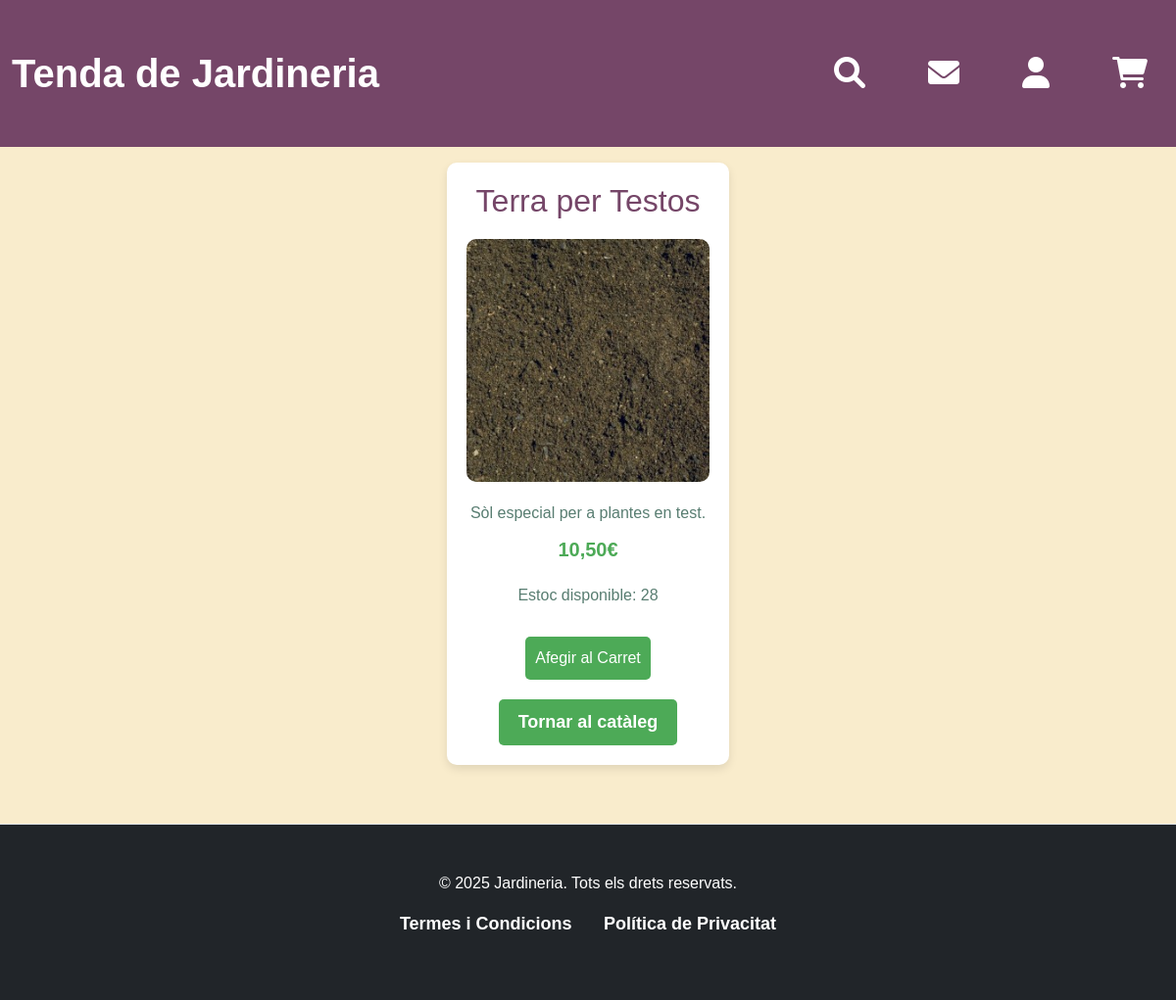
The app's page /public/productes/show.php?id=22 with its own data.
### tables this page shows
CREATE TABLE `productes` (
  `id` int(11) NOT NULL,
  `nom` varchar(255) NOT NULL,
  `descripcio` text NOT NULL,
  `preu` decimal(10,2) NOT NULL CHECK (`preu` >= 0),
  `estoc` int(11) NOT NULL CHECK (`estoc` >= 0),
  `categoria` enum('Plantes i llavors','Terra i adobs','Ferramentes','Prueba 1') DEFAULT NULL,
  `imatge` varchar(255) DEFAULT NULL,
  `detalls` varchar(200) DEFAULT NULL
);

### app/Core/Response.php (called while the page is built, shortened)
<?php
class Response
{
    public static function view(string $view, array $data = []): void
    {
        try {
            extract($data);
            $content = self::loadView($view, $data);
        } catch (\Throwable $e) {
            Debug::log("ERROR in view rendering: " . $e->getMessage());
            Debug::log("Stack trace: " . $e->getTraceAsString());
            throw $e;
        }
    }
    public static function loadView(string $view, array $data = []): string
    {
        try {
            $filePath = self::getViewPath($view);
            extract($data);
            require $filePath;
            $html = ob_get_clean();
            return $html;
        } catch (\Throwable $e) {
            if (ob_get_level() > 0) {
                ob_end_clean();
            }
            Debug::log("ERROR in loadView: " . $e->getMessage());
            Debug::log("Stack trace: " . $e->getTraceAsString());
            throw $e;
        }
    }
    private static function getViewPath(string $view): string
    {
        $ds = DIRECTORY_SEPARATOR;
        if (function_exists('project_path')) {
            $basePath = project_path("resources{$ds}views{$ds}");
        } else {
            $basePath = dirname(__DIR__, 2) . "{$ds}resources{$ds}views{$ds}";
        }
        $viewPath = str_replace('.', $ds, $view);
        $phpPath = $basePath . "{$viewPath}.php";
        if (file_exists($phpPath)) {
            return $phpPath;
        }
        throw new \RuntimeException("La vista '{$view}' no fue encontrada.");
    }
}

### app/Core/helpers.php (called while the page is built, shortened)
<?php
function view(string $view, array $data = []): void
{
    try {
        Response::view($view, $data);
    } catch (\Throwable $e) {
        if (class_exists('\\App\\Core\\Debug')) {
            \App\Core\Debug::log("ERROR in helper view(): " . $e->getMessage());
            \App\Core\Debug::log("Stack trace: " . $e->getTraceAsString());
        }
        throw $e;
    }
}
function imageUrl(?string $imageName, int $width = 300, int $height = 300): string
{
    $imagePath = project_path('public/images/' . $imageName);
    if (file_exists($imagePath)) {
        return BASE_URL . '/images/' . $imageName;
    }
    return "/placeholder.svg?height={$height}&width={$width}";
}
function project_path(string $path = ''): string
{
    $rootDir = null;
    if (basename(dirname(__DIR__)) === 'app' && basename(__DIR__) === 'Core') {
        $rootDir = dirname(__DIR__, 2);
    }
    elseif (basename(__DIR__) === 'public') {
        $rootDir = dirname(__DIR__);
    }
    elseif (basename(__DIR__) === 'bootstrap') {
        $rootDir = dirname(__DIR__);
    }
    elseif (defined('PROJECT_ROOT')) {
        $rootDir = PROJECT_ROOT;
    }
    $rootDir = str_replace('\\', '/', $rootDir);
    $path = str_replace('\\', '/', $path);
    $fullPath = $rootDir . ($path ? '/' . ltrim($path, '/') : '');
    return $fullPath;
}

### app/Http/Controllers/ProducteController.php (called while the page is built, shortened)
<?php
class ProducteController {
    public function show(string $id)
    {
        $producte = Producte::findOrFail($id);
        view('productes.show', compact('producte'));
    }
}

### public/productes/show.php (called while the page is built, shortened)
<?php
require_once __DIR__ . '/../../app/Http/Controllers/ProducteController.php';
try {
    $id = (new Request())->id;
    (new ProducteController())->show($id);
} catch (Throwable $e) {
    ErrorHandler::handle($e);
}

### app/Core/Model.php (called while the page is built, shortened)
<?php
class Model
{
    protected static string $table;
    protected static array $fillable;
    protected static array $aggregates;
    protected static array $pivots;
    protected static array $relations;
    protected array $attributes = [];
    public function __get($property)
    {
        if (property_exists($this, $property)) {
            return $this->$property;
        }
        if (array_key_exists($property, $this->attributes)) {
            return $this->attributes[$property];
        }
        return null;
    }
    public function __set($property, $value)
    {
        if ($property === 'id') {
            $this->$property = (int) $value;
        } elseif (
            in_array($property, static::$fillable ?? []) ||
            in_array($property, static::$relations ?? []) ||
            in_array($property, static::$aggregates ?? []) ||
            in_array($property, static::$pivots ?? [])
        ) {
            $this->attributes[$property] = $value;
        } else {
            throw new \RuntimeException("La propiedad '$property' no está permitida en el modelo.");
        }
    }
    public static function find(int $id): ?static
    {
        $sql = "SELECT * FROM " . static::$table . " WHERE id = :id";
        $params = [':id' => $id];
        return DB::selectOne(static::class, $sql, $params);
    }
    public static function findOrFail(int $id): static
    {
        $model = self::find($id);
        return $model;
    }
}

### app/Core/DB.php (called while the page is built, shortened)
<?php
class DB
{
    private static ?PDO $connection = null;
    private static array $config = [];
    public static function connection(): PDO
    {
        if (self::$connection === null) {
            self::$config = require project_path('config/db.php');
            $dsn = "mysql:host=" . self::$config['host'] . ";dbname=" . self::$config['database'] . ";charset=utf8mb4";
            $options = [
                PDO::ATTR_ERRMODE => PDO::ERRMODE_EXCEPTION,
                PDO::ATTR_DEFAULT_FETCH_MODE => PDO::FETCH_ASSOC,
                PDO::ATTR_EMULATE_PREPARES => false,
            ];
            try {
                self::$connection = new PDO($dsn, self::$config['username'], self::$config['password'], $options);
            } catch (PDOException $e) {
                throw new PDOException($e->getMessage(), (int)$e->getCode());
            }
        }
        return self::$connection;
    }
    public static function selectOne(string $class, string $query, array $params = []): ?object
    {
        $stmt = self::prepare($query, $params);
        $stmt->execute();
        $stmt->setFetchMode(PDO::FETCH_CLASS, $class);
        $result = $stmt->fetch();
        return $result === false ? null : $result;
    }
    public static function prepare(string $query, array $params = []): PDOStatement
    {
        $stmt = self::connection()->prepare($query);
        $isAssoc = !empty($params) && array_keys($params) !== range(0, count($params) - 1);
        if ($isAssoc) {
            foreach ($params as $key => $param) {
                $type = match (gettype($param)) {
                    'boolean' => PDO::PARAM_BOOL,
                    'integer' => PDO::PARAM_INT,
                    'NULL' => PDO::PARAM_NULL,
                    default => PDO::PARAM_STR,
                };
                $paramName = (strpos($key, ':') === 0) ? $key : ':' . $key;
                $stmt->bindValue($paramName, $param, $type);
            }
        }
        return $stmt;
    }
}

### app/Core/Debug.php (called while the page is built, shortened)
<?php
class Debug
{
    private static $logFile = null;
    private static $startTime = null;
    private static $memoryUsage = null;
    public static function init(bool $enabled = true): void
    {
        self::$startTime = microtime(true);
        self::$memoryUsage = memory_get_usage();
        if ($enabled) {
            $fallbackLogPath = dirname(__DIR__, 2) . '/logs/debug.log';
            try {
                if (function_exists('project_path')) {
                    self::$logFile = project_path('logs/debug.log');
                } else {
                    self::$logFile = $fallbackLogPath;
                }
            } catch (\Throwable $e) {
                self::$logFile = $fallbackLogPath;
            }
            $logDir = dirname(self::$logFile);
            if (!is_writable($logDir)) {
                self::$logFile = sys_get_temp_dir() . '/intermodular_debug.log';
            }
        }
    }
    public static function log(string $message, array $context = []): void
    {
        if (self::$logFile === null) {
            return;
        }
        $timestamp = date('Y-m-d H:i:s');
        $elapsed = round((microtime(true) - self::$startTime) * 1000, 2);
        $memory = round((memory_get_usage() - self::$memoryUsage) / 1024, 2);
        $backtrace = debug_backtrace(DEBUG_BACKTRACE_IGNORE_ARGS, 2);
        $caller = isset($backtrace[1]) ?
            basename($backtrace[1]['file']) . ':' . $backtrace[1]['line'] :
            'unknown';
        $contextStr = '';
        if (!empty($context)) {
            $contextStr = " | Context: " . json_encode($context, JSON_UNESCAPED_SLASHES);
        }
        $logMessage = "[{$timestamp}] [{$elapsed}ms] [{$memory}KB] [{$caller}] {$message}{$contextStr}\n";
    }
}

### config/db.php (called while the page is built)
<?php
$useLocal = true;
return [
    'host'     => $useLocal ? 'localhost' : 'sql111.infinityfree.com',
    'username' => $useLocal ? 'root' : 'if0_38694634',
    'password' => $useLocal ? '' : 'KiXaOeT1DJ',
    'database' => $useLocal ? 'jardineria' : 'if0_38694634_jardineria',
];

### resources/views/productes/show.php (the view, shortened to what this page needs)
<?php
$id = $_GET['id'] ?? null;
$producte = Producte::find($id);
?>
<div class="product-details">
    <div class="container">
        <h2><?= htmlspecialchars($producte->nom) ?></h2>
        <?php if ($producte->imatge): ?>
            <img src="<?= imageUrl($producte->imatge, 400, 300) ?>" alt="<?= htmlspecialchars($producte->nom) ?>">
        <?php endif; ?>
        <p><?= nl2br(htmlspecialchars($producte->descripcio)) ?></p>
        <p class="price"><?= number_format($producte->preu, 2, ",", ".") ?>€</p>
        <p class="stock">Estoc disponible: <?= number_format($producte->estoc, 0, ",", ".") ?></p>
        <div class="tooltip-container">
            <button onclick="addToCart('<?= addslashes($producte->nom) ?>', <?= $producte->preu ?>, <?= $producte->id ?>, <?= $producte->estoc ?>)">Afegir al Carret</button>
        </div>
        <a href="index.php" class="back-link">Tornar al catàleg</a>
    </div>
</div>

### public/css/styles.css (style rules this page uses)
body { font-family: Arial, sans-serif; background-color: #f9eccc; color: #587d71; margin: 0; padding: 0; }
.container, main { margin-top: 120px; }
.container { width: 90%; max-width: 1200px; margin: 20px auto; display: flex; flex-direction: column; justify-content: center; align-items: center; padding: 20px; }
.container a { text-decoration: none; color: #587d71; padding: 10px; transition: border 0.3s ease-in-out; font-weight: bold; font-size: 18px; }
.tooltip-container { position: relative; display: inline-block; }
button { background-color: #4daa57; color: white; border: none; padding: 10px; border-radius: 5px; cursor: pointer; font-size: 16px; margin-top: 10px; }
.product-details .container { max-width: 800px; margin: 20px auto; padding: 20px; background-color: white; border-radius: 10px; box-shadow: 0px 4px 10px rgba(0, 0, 0, 0.1); }
.product-details .container h2 { color: #754668; margin-bottom: 20px; text-align: center; }
.product-details .container img { width: 100%; height: auto; border-radius: 10px; margin-bottom: 20px; max-width: 400px; display: block; margin-left: auto; margin-right: auto; }
.product-details .container p { font-size: 16px; color: #587d71; margin-bottom: 10px; }
.product-details .container .price { font-size: 20px; font-weight: bold; color: #4daa57; margin-bottom: 20px; }
.product-details .container .stock { font-size: 16px; color: #587d71; margin-bottom: 20px; }
.product-details .container .back-link { display: inline-block; margin-top: 20px; padding: 10px 20px; background-color: #4daa57; color: white; text-decoration: none; border-radius: 5px; transition: background-color 0.3s ease; }

### records on screen
productes: nom "Terra per Testos", imatge (picture), descripcio "Sòl especial per a plantes en test.", preu "10,50", estoc "28"
